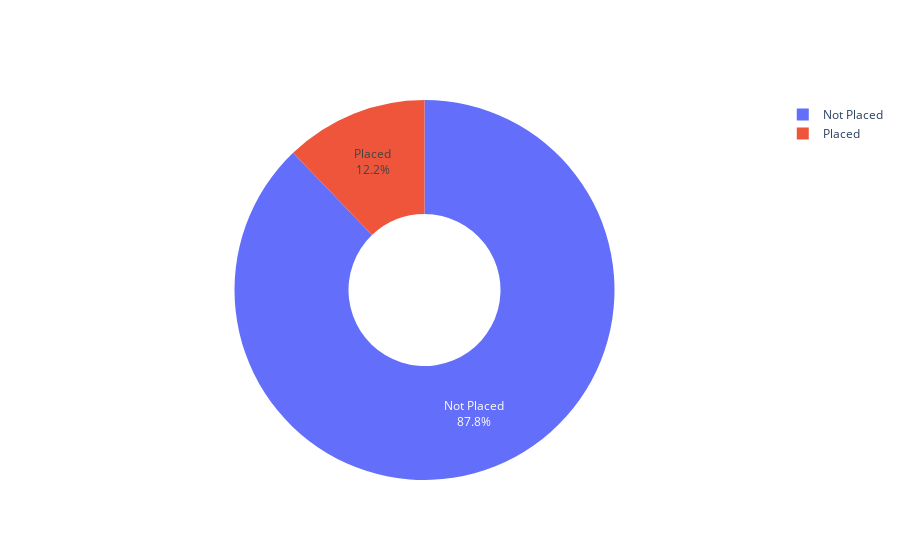

The code cell stored with this chart in its notebook:
### Code cell
import plotly.graph_objects as go
labels = Placed['Placed & Not placed']
values = list(pla.values())

# Use `hole` to create a donut-like pie chart
fig = go.Figure(data=[go.Pie(labels=labels, values=values, hole=.4,text=Placed['Placed & Not placed'])])
fig.show()

### Figure 1 — Plotly figure (JSON) as saved in the notebook; plotly's stock layout.template omitted (floating-point values rounded to 4 significant figures)
{"data": [{"hole": 0.4, "labels": ["Not Placed", "Placed"], "text": ["Not Placed", "Placed"], "type": "pie", "values": [3513, 486]}], "layout": {}}
